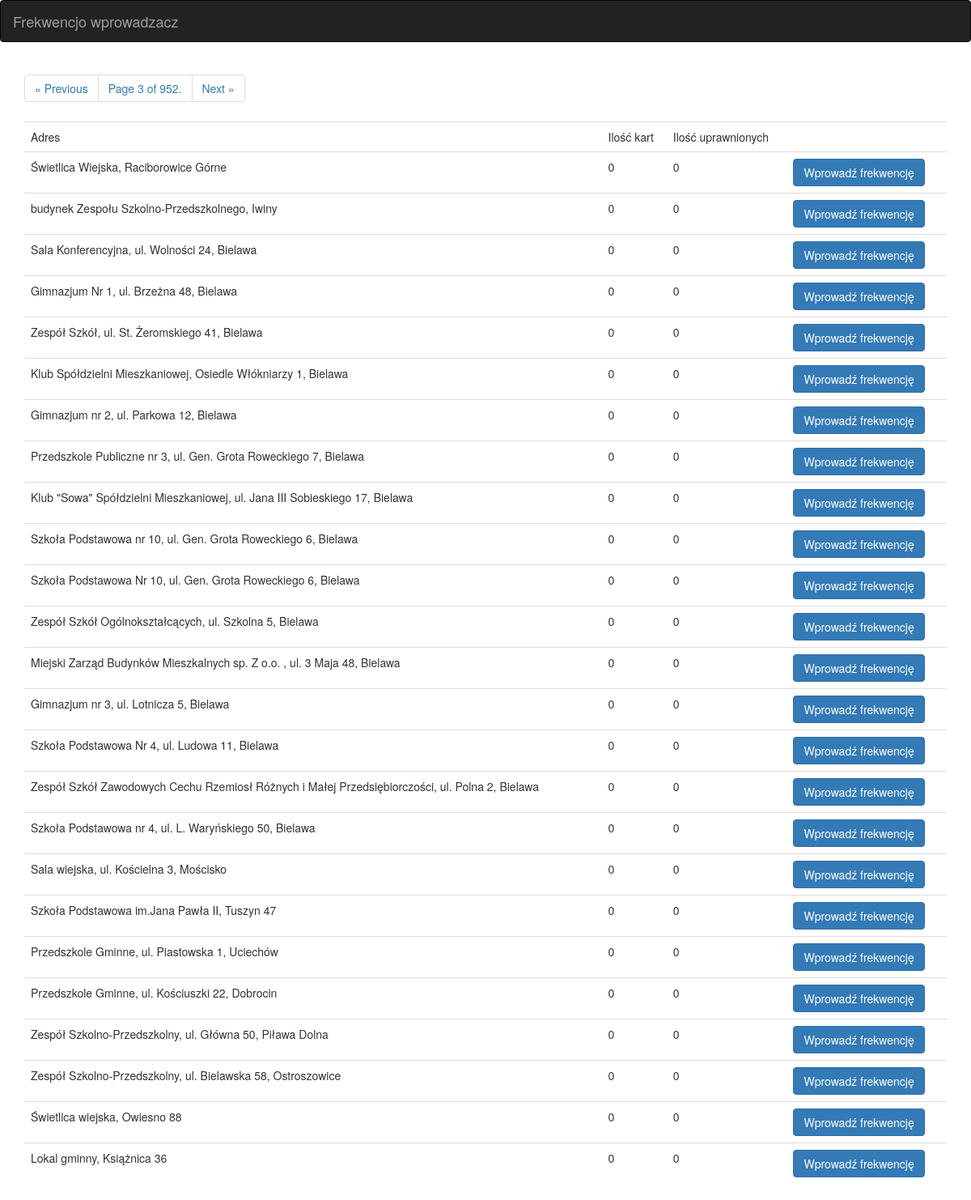
/?page=3, run on the app's committed database.
### app/models.py (models this page shows, shortened)
class Obwod(models.Model):
    gmina = models.ForeignKey(Gmina)
    adres = models.CharField(max_length=200)
    uprawnionych = models.PositiveIntegerField(default=0, validators=[MinValueValidator(0)])
    ileKart = models.PositiveIntegerField(default=0, validators=[MinValueValidator(0)])
    wersja = models.PositiveIntegerField(default=0)

### app/views.py (the view)
# urls.py: url(r'^$', views.index, name='index'),
def index(request):
    obwody = Obwod.objects.all()
    paginator = Paginator(obwody, 25) # Show 25 contacts per page
    page = request.GET.get('page')
    try:
        obwodyPag = paginator.page(page)
    except PageNotAnInteger:
        obwodyPag = paginator.page(1)
    except EmptyPage:
        obwodyPag = paginator.page(paginator.num_pages)
    context = {'obwody': obwodyPag}
    return render(request, 'wybory/obwody.html', context)

### app/templates/wybory/obwody.html (shortened to what this page needs)
{% extends "wybory/index.html" %}
{% block obwody %}
    <nav>
        <ul class="pagination ">
            <li>
                {% if obwody.has_previous %}
                    <a href="?page={{ obwody.previous_page_number }}" aria-label="Prev">
                        <span aria-hidden="true">&laquo; Previous </span>
                    </a>
                {% endif %}
            </li>
            <li>
            <span class="current">
                Page {{ obwody.number }} of {{ obwody.paginator.num_pages }}.
            </span>
            </li>
            <li>
                {% if obwody.has_next %}
                    <a href="?page={{ obwody.next_page_number }}" aria-label="Next">
                        <span aria-hidden="true">Next &raquo;</span>
                    </a>
                {% endif %}
            </li>
        </ul>
    </nav>
    <table class="table">
        <tr>
            <td> Adres</td>
            <td> Ilość kart</td>
            <td> Ilość uprawnionych</td>
            <td></td>
        </tr>
        {% for obwod in obwody %}
            <tr data-id="{{ obwod.id }}">
                <td> {{ obwod.adres }} </td>
                <td class="ileKart"> {{ obwod.ileKart }} </td>
                <td class="uprawnionych"> {{ obwod.uprawnionych }} </td>
                <td>
                    <input type="submit" value="Wprowadź frekwencję"
                           class="edytuj btn btn-primary" onclick="edit_click()">
                </td>
            </tr>
        {% endfor %}
    </table>
{% endblock %}

### data on the page
Obwod: adres "Świetlica Wiejska, Raciborowice Górne", ileKart "0", uprawnionych "0"
Obwod: adres "budynek Zespołu Szkolno-Przedszkolnego, Iwiny", ileKart "0", uprawnionych "0"
Obwod: adres "Sala Konferencyjna, ul. Wolności 24, Bielawa", ileKart "0", uprawnionych "0"
Obwod: adres "Gimnazjum Nr 1, ul. Brzeżna 48, Bielawa", ileKart "0", uprawnionych "0"
Obwod: adres "Zespół Szkół, ul. St. Żeromskiego 41, Bielawa", ileKart "0", uprawnionych "0"
Obwod: adres "Klub Spółdzielni Mieszkaniowej, Osiedle Włókniarzy 1, Bielawa", ileKart "0", uprawnionych "0"
Obwod: adres "Gimnazjum nr 2, ul. Parkowa 12, Bielawa", ileKart "0", uprawnionych "0"
Obwod: adres "Przedszkole Publiczne nr 3, ul. Gen. Grota Roweckiego 7, Bielawa", ileKart "0", uprawnionych "0"
Obwod: adres "Klub \"Sowa\" Spółdzielni Mieszkaniowej, ul. Jana III Sobieskiego 17, Bielawa", ileKart "0", uprawnionych "0"
Obwod: adres "Szkoła Podstawowa nr 10, ul. Gen. Grota Roweckiego 6, Bielawa", ileKart "0", uprawnionych "0"
Obwod: adres "Szkoła Podstawowa Nr 10, ul. Gen. Grota Roweckiego 6, Bielawa", ileKart "0", uprawnionych "0"
Obwod: adres "Zespół Szkół Ogólnokształcących, ul. Szkolna 5, Bielawa", ileKart "0", uprawnionych "0"
Obwod: adres "Miejski Zarząd Budynków Mieszkalnych sp. Z o.o. , ul. 3 Maja 48, Bielawa", ileKart "0", uprawnionych "0"
Obwod: adres "Gimnazjum nr 3, ul. Lotnicza 5, Bielawa", ileKart "0", uprawnionych "0"
Obwod: adres "Szkoła Podstawowa Nr 4, ul. Ludowa 11, Bielawa", ileKart "0", uprawnionych "0"
Obwod: adres "Zespół Szkół Zawodowych Cechu Rzemiosł Różnych i Małej Przedsiębiorczości, ul. Polna 2, Bielawa", ileKart "0", uprawnionych "0"
Obwod: adres "Szkoła Podstawowa nr 4, ul. L. Waryńskiego 50, Bielawa", ileKart "0", uprawnionych "0"
Obwod: adres "Sala wiejska, ul. Kościelna 3, Mościsko", ileKart "0", uprawnionych "0"
Obwod: adres "Szkoła Podstawowa im.Jana Pawła II, Tuszyn 47", ileKart "0", uprawnionych "0"
Obwod: adres "Przedszkole Gminne, ul. Piastowska 1, Uciechów", ileKart "0", uprawnionych "0"
Obwod: adres "Przedszkole Gminne, ul. Kościuszki 22, Dobrocin", ileKart "0", uprawnionych "0"
Obwod: adres "Zespół Szkolno-Przedszkolny, ul. Główna 50, Piława Dolna", ileKart "0", uprawnionych "0"
Obwod: adres "Zespół Szkolno-Przedszkolny, ul. Bielawska 58, Ostroszowice", ileKart "0", uprawnionych "0"
Obwod: adres "Świetlica wiejska, Owiesno 88", ileKart "0", uprawnionych "0"
Obwod: adres "Lokal gminny, Książnica 36", ileKart "0", uprawnionych "0"

### other printed values
{{ obwody.number }} "3"
{{ obwody.paginator.num_pages }} "952"
